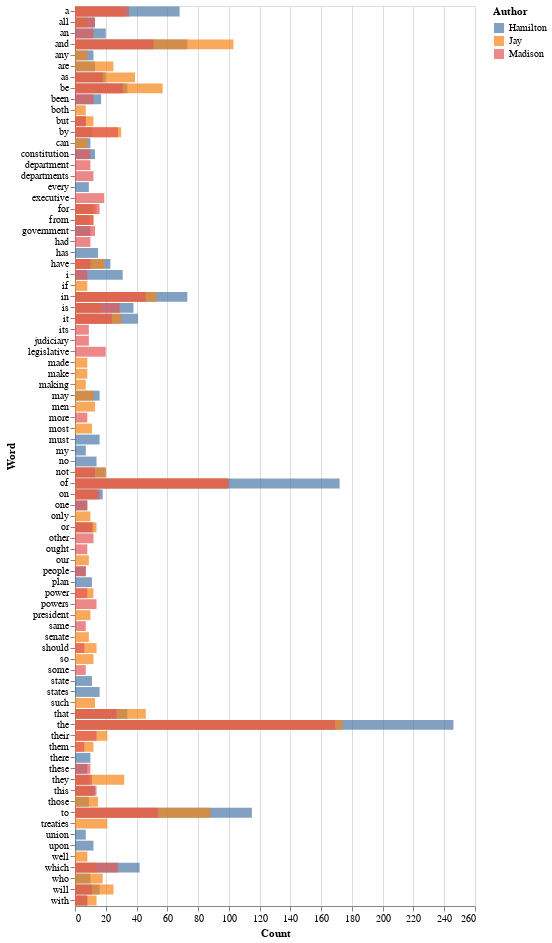

This figure's notebook cell:
### Code cell
from altair import *

def makeChart(source):
  bars = Chart(source).mark_bar().encode(
      x='Count',
      y="Word"
  )

  text = bars.mark_text(
      align='left',
      baseline='middle',
      dx=3  # Nudges text to right so it doesn't appear on top of the bar
  )

  return (bars + text).properties(height=900)

h = pd.DataFrame(list(docs_hamilton), columns=["Word", "Count"])
h["Author"] = "Hamilton"
j = pd.DataFrame(list(docs_jay), columns=["Word", "Count"])
j["Author"] = "Jay"
m = pd.DataFrame(list(docs_madison), columns=["Word", "Count"])
m["Author"] = "Madison"

df = pd.concat([h, j, m])

bars = Chart(df).mark_bar(opacity=0.7).encode(
    x=X("Count", stack=None),
    y="Word",
    color="Author",
)

# I want to unstack them... this works for now.

bars.properties(height=900)

### Figure 1 — Vega-Lite specification as saved in the notebook (floating-point values rounded to 4 significant figures; data arrays with more than 128 entries replaced by an {"elided": "..."} marker saying what was removed)
{"config": {"view": {"continuousWidth": 400, "continuousHeight": 300}}, "data": {"name": "data-c6af94184df08cc39e46faa4034d3e95"}, "mark": {"type": "bar", "opacity": 0.7}, "encoding": {"color": {"field": "Author", "type": "nominal"}, "x": {"field": "Count", "stack": null, "type": "quantitative"}, "y": {"field": "Word", "type": "nominal"}}, "height": 900, "$schema": "https://vega.github.io/schema/vega-lite/v4.17.0.json", "datasets": {"data-c6af94184df08cc39e46faa4034d3e95": {"elided": "150 records"}}}
